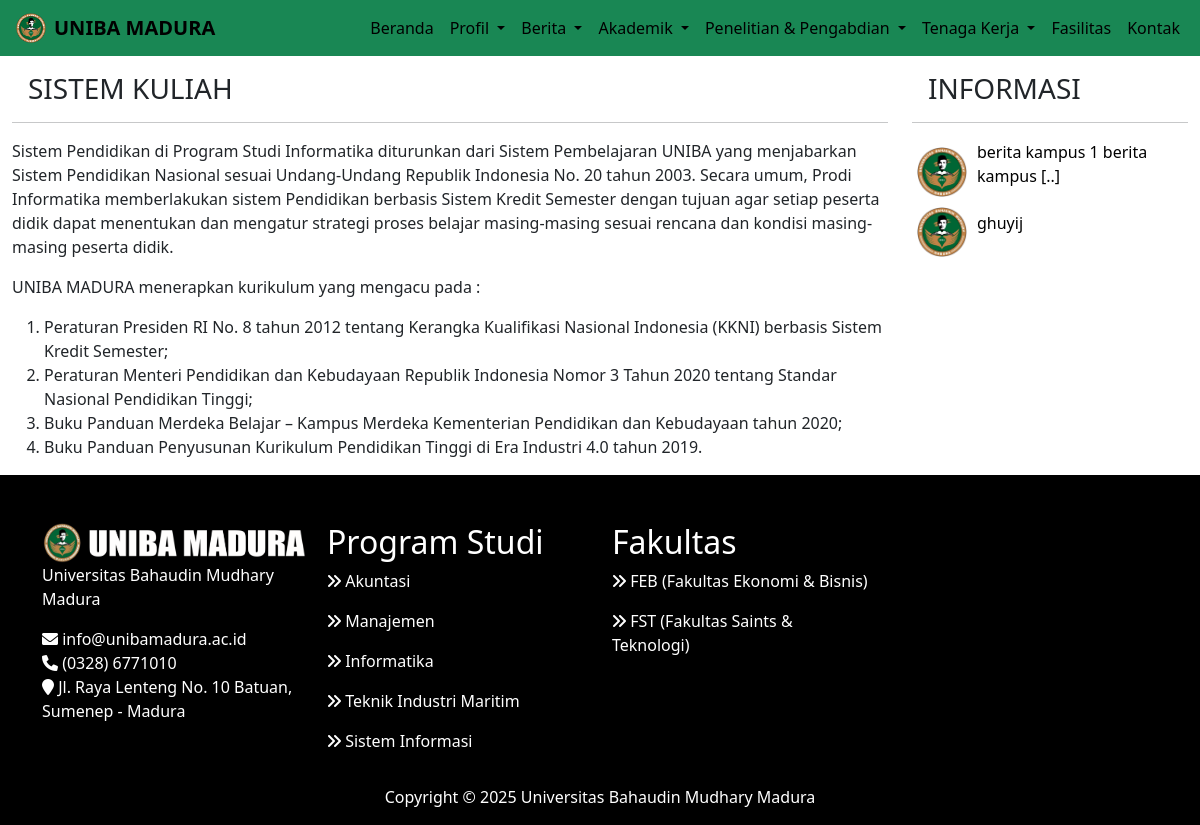
/frontend/sistem_kuliah.php, run on the app's committed database.
### tables this page shows
CREATE TABLE `paragraf` (
  `id` int(11) NOT NULL,
  `paragraf` text NOT NULL
);

CREATE TABLE `kurikulum` (
  `id` int(11) NOT NULL,
  `kurikulum` text NOT NULL
);

CREATE TABLE `informasi` (
  `id` int(11) NOT NULL,
  `judul` varchar(255) NOT NULL,
  `deskripsi` text NOT NULL,
  `foto` text NOT NULL
);

### controller/sistem_kuliah_control.php (called while the page is built, shortened)
<?php
include('../db/koneksi.php');
$sql = "SELECT * FROM paragraf";
$paragraf = $conn->query($sql);
$sql2 = "SELECT * FROM kurikulum";
$kurikulum = $conn->query($sql2);
$sql2 = "SELECT * FROM informasi ORDER BY id  DESC LIMIT 5";
$result2 = $conn->query($sql2);
?>

### frontend/sistem_kuliah.php (the view, shortened to what this page needs)
<?php
include('../controller/sistem_kuliah_control.php');
include('../template/header.php');
?>
<div class="container-fluid m-0">
    <div class="content">
        <div class="row">
            <div class="col-md-9">
                <h3 class="m-3 text-bold">SISTEM KULIAH</h3>
                <hr>
                <?php while($p = mysqli_fetch_array($paragraf)) { ?>
                <p class="mb-3 mt-2"><?= $p['paragraf'] ?></p>
                <?php } ?>
                <p class="mt-2">UNIBA MADURA menerapkan kurikulum yang mengacu pada :</p>
                <ol class="mb-3">
                    <?php while($k = mysqli_fetch_array($kurikulum)) { ?>
                    <li><?= $k['kurikulum'] ?></li>
                    <?php } ?>
                </ol>
            </div>
            <div class="col-md-3">
                <h3 class="m-3 text-bold">INFORMASI</h3>
                <hr>
                    <table>
                        <?php while($query = mysqli_fetch_array($result2)) {
                            $tema = $query['judul'];
                            if(strlen($tema) > 30) {
                              $atas = substr($tema, 0, 30)."[..]";
                            } else {
                              $atas = $tema;
                            }
                        ?>
                            <tr>
                                <td>
                                    <img src="../asset/img/logo.png" alt="Logo" width="50" height="50" class="d-inline-block align-text-top ms-1 mx-2">
                                </td>
                                <td>
                                    <p><a href="detail_informasi.php?id=<?= $query['id'] ?>" class="paraf"><?= $atas ?></a></p>
                                </td>
                            </tr>
                        <?php }
                        ?>
                    </table>
            </div>
        </div>
    </div>
</div>
<?php
include('../template/footer.php');
?>

### asset/css/style.css (style rules this page uses)
.paraf { text-decoration: none; color: black; align-items: center; text-align: center; }

### data on the page
paragraf: paragraf "Sistem Pendidikan di Program Studi Informatika diturunkan dari Sistem Pembelajaran UNIBA yang menjabarkan Sistem Pendidikan Nasional sesuai Undang-Undang Republik Indonesia No. 20 tahun 2003. Secara umum, Prodi Informatika memberlakukan sistem Pendidikan berbasis Sistem Kredit Semester dengan tujuan agar setiap peserta didik dapat menentukan dan mengatur strategi proses belajar masing-masing sesuai rencana dan kondisi masing-masing peserta didik."
kurikulum: kurikulum "Peraturan Presiden RI No. 8 tahun 2012 tentang Kerangka Kualifikasi Nasional Indonesia (KKNI) berbasis Sistem Kredit Semester;"
kurikulum: kurikulum "Peraturan Menteri Pendidikan dan Kebudayaan Republik Indonesia Nomor 3 Tahun 2020 tentang Standar Nasional Pendidikan Tinggi;"
kurikulum: kurikulum "Buku Panduan Merdeka Belajar – Kampus Merdeka Kementerian Pendidikan dan Kebudayaan tahun 2020;"
kurikulum: kurikulum "Buku Panduan Penyusunan Kurikulum Pendidikan Tinggi di Era Industri 4.0 tahun 2019."
informasi: judul "berita kampus 1 berita kampus [..]"
informasi: judul "ghuyij"
